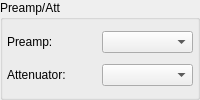
            <widget class="QGroupBox" name="preampAttGroup">
             <property name="title">
              <string>Preamp/Att</string>
             </property>
             <layout class="QVBoxLayout" name="preAttLayout">
              <property name="spacing">
               <number>4</number>
              </property>
              <property name="leftMargin">
               <number>4</number>
              </property>
              <property name="topMargin">
               <number>4</number>
              </property>
              <property name="rightMargin">
               <number>4</number>
              </property>
              <property name="bottomMargin">
               <number>4</number>
              </property>
              <item>
               <layout class="QHBoxLayout" name="horizontalLayout_23">
                <item>
                 <widget class="QLabel" name="preAmpLabel">
                  <property name="text">
                   <string>Preamp:</string>
                  </property>
                 </widget>
                </item>
                <item>
                 <widget class="QComboBox" name="preampSelCombo">
                  <property name="accessibleName">
                   <string>Preamp selector</string>
                  </property>
                  <property name="sizeAdjustPolicy">
                   <enum>QComboBox::AdjustToContents</enum>
                  </property>
                 </widget>
                </item>
               </layout>
              </item>
              <item>
               <layout class="QHBoxLayout" name="horizontalLayout_19">
                <property name="topMargin">
                 <number>0</number>
                </property>
                <property name="bottomMargin">
                 <number>0</number>
                </property>
                <item>
                 <widget class="QLabel" name="attenuatorLabel">
                  <property name="text">
                   <string>Attenuator:</string>
                  </property>
                 </widget>
                </item>
                <item>
                 <widget class="QComboBox" name="attSelCombo">
                  <property name="accessibleName">
                   <string>Attenuator selector</string>
                  </property>
                  <property name="sizeAdjustPolicy">
                   <enum>QComboBox::AdjustToContents</enum>
                  </property>
                 </widget>
                </item>
               </layout>
              </item>
             </layout>
            </widget>
